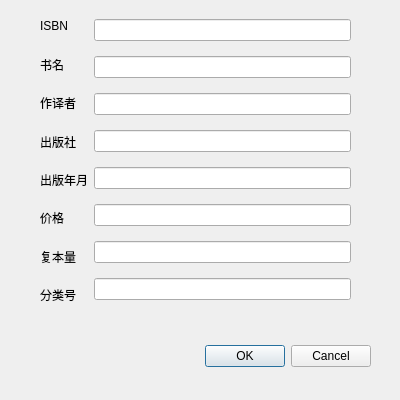
<?xml version="1.0" encoding="UTF-8"?>
<ui version="4.0">
 <class>AddbookDialog</class>
 <widget class="QDialog" name="AddbookDialog">
  <property name="geometry">
   <rect>
    <x>0</x>
    <y>0</y>
    <width>400</width>
    <height>400</height>
   </rect>
  </property>
  <property name="windowTitle">
   <string>添加图书</string>
  </property>
  <widget class="QDialogButtonBox" name="buttonBox">
   <property name="geometry">
    <rect>
     <x>30</x>
     <y>340</y>
     <width>341</width>
     <height>32</height>
    </rect>
   </property>
   <property name="orientation">
    <enum>Qt::Horizontal</enum>
   </property>
   <property name="standardButtons">
    <set>QDialogButtonBox::Cancel|QDialogButtonBox::Ok</set>
   </property>
  </widget>
  <widget class="QWidget" name="horizontalLayoutWidget">
   <property name="geometry">
    <rect>
     <x>40</x>
     <y>10</y>
     <width>311</width>
     <height>301</height>
    </rect>
   </property>
   <layout class="QHBoxLayout" name="horizontalLayout">
    <item>
     <layout class="QVBoxLayout" name="verticalLayout">
      <item>
       <widget class="QLabel" name="label">
        <property name="sizePolicy">
         <sizepolicy hsizetype="Preferred" vsizetype="Preferred">
          <horstretch>0</horstretch>
          <verstretch>0</verstretch>
         </sizepolicy>
        </property>
        <property name="text">
         <string>ISBN</string>
        </property>
       </widget>
      </item>
      <item>
       <widget class="QLabel" name="label_2">
        <property name="text">
         <string>书名</string>
        </property>
       </widget>
      </item>
      <item>
       <widget class="QLabel" name="label_3">
        <property name="text">
         <string>作译者</string>
        </property>
       </widget>
      </item>
      <item>
       <widget class="QLabel" name="label_4">
        <property name="text">
         <string>出版社</string>
        </property>
       </widget>
      </item>
      <item>
       <widget class="QLabel" name="label_5">
        <property name="text">
         <string>出版年月</string>
        </property>
       </widget>
      </item>
      <item>
       <widget class="QLabel" name="label_6">
        <property name="text">
         <string>价格</string>
        </property>
       </widget>
      </item>
      <item>
       <widget class="QLabel" name="label_7">
        <property name="text">
         <string>复本量</string>
        </property>
       </widget>
      </item>
      <item>
       <widget class="QLabel" name="label_8">
        <property name="text">
         <string>分类号</string>
        </property>
       </widget>
      </item>
     </layout>
    </item>
    <item>
     <layout class="QVBoxLayout" name="verticalLayout_2">
      <item>
       <widget class="QLineEdit" name="lineEdit_isbn"/>
      </item>
      <item>
       <widget class="QLineEdit" name="lineEdit_title"/>
      </item>
      <item>
       <widget class="QLineEdit" name="lineEdit_author"/>
      </item>
      <item>
       <widget class="QLineEdit" name="lineEdit_press"/>
      </item>
      <item>
       <widget class="QLineEdit" name="lineEdit_pub"/>
      </item>
      <item>
       <widget class="QLineEdit" name="lineEdit_price"/>
      </item>
      <item>
       <widget class="QLineEdit" name="lineEdit_copynum"/>
      </item>
      <item>
       <widget class="QLineEdit" name="lineEdit_classnum"/>
      </item>
     </layout>
    </item>
   </layout>
  </widget>
 </widget>
 <resources/>
 <connections>
  <connection>
   <sender>buttonBox</sender>
   <signal>accepted()</signal>
   <receiver>AddbookDialog</receiver>
   <slot>accept()</slot>
   <hints>
    <hint type="sourcelabel">
     <x>248</x>
     <y>254</y>
    </hint>
    <hint type="destinationlabel">
     <x>157</x>
     <y>274</y>
    </hint>
   </hints>
  </connection>
  <connection>
   <sender>buttonBox</sender>
   <signal>rejected()</signal>
   <receiver>AddbookDialog</receiver>
   <slot>reject()</slot>
   <hints>
    <hint type="sourcelabel">
     <x>316</x>
     <y>260</y>
    </hint>
    <hint type="destinationlabel">
     <x>286</x>
     <y>274</y>
    </hint>
   </hints>
  </connection>
 </connections>
</ui>
